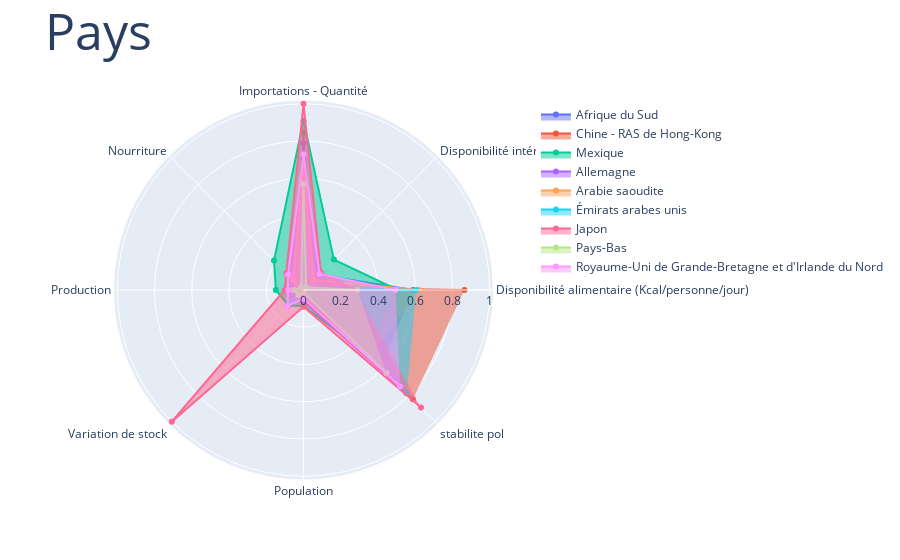

Write notebook code for a chart like this one.
### Code cell
fig = go.Figure()
for index,val in cluster_.iterrows():
    fig.add_trace(go.Scatterpolar(
        r = val,
        theta = cluster_.columns,
        fill = 'toself',
        name = index
    ))

fig.update_layout(
    title=dict(text ="Pays",font = dict(size=50))
    )
fig.show()

### Figure 1 — Plotly figure (JSON) as saved in the notebook; plotly's stock layout.template omitted (floating-point values rounded to 4 significant figures)
{"data": [{"fill": "toself", "name": "Afrique du Sud", "r": [0.5885, 0.1159, 0.4808, 0.1123, 0.07607, 0.1217, 0.04008, 0.5859], "theta": ["Disponibilité alimentaire (Kcal/personne/jour)", "Disponibilité intérieure", "Importations - Quantité", "Nourriture", "Production", "Variation de stock", "Population", "stabilite pol"], "type": "scatterpolar"}, {"fill": "toself", "name": "Chine - RAS de Hong-Kong", "r": [0.8642, 0.01522, 0.8485, 0.02149, 0.001095, 0.1094, 0.005105, 0.8304], "theta": ["Disponibilité alimentaire (Kcal/personne/jour)", "Disponibilité intérieure", "Importations - Quantité", "Nourriture", "Production", "Variation de stock", "Population", "stabilite pol"], "type": "scatterpolar"}, {"fill": "toself", "name": "Mexique", "r": [0.5062, 0.2309, 0.9093, 0.2241, 0.1483, 0.1155, 0.08777, 0.4714], "theta": ["Disponibilité alimentaire (Kcal/personne/jour)", "Disponibilité intérieure", "Importations - Quantité", "Nourriture", "Production", "Variation de stock", "Population", "stabilite pol"], "type": "scatterpolar"}, {"fill": "toself", "name": "Allemagne", "r": [0.2922, 0.09511, 0.7877, 0.08879, 0.06909, 0.09202, 0.05813, 0.7775], "theta": ["Disponibilité alimentaire (Kcal/personne/jour)", "Disponibilité intérieure", "Importations - Quantité", "Nourriture", "Production", "Variation de stock", "Population", "stabilite pol"], "type": "scatterpolar"}, {"fill": "toself", "name": "Arabie saoudite", "r": [0.6214, 0.07846, 0.6754, 0.07918, 0.02811, 0.01125, 0.02326, 0.5066], "theta": ["Disponibilité alimentaire (Kcal/personne/jour)", "Disponibilité intérieure", "Importations - Quantité", "Nourriture", "Production", "Variation de stock", "Population", "stabilite pol"], "type": "scatterpolar"}, {"fill": "toself", "name": "Émirats arabes unis", "r": [0.6049, 0.02245, 0.4051, 0.02265, 0.00219, 0.09509, 0.00664, 0.7841], "theta": ["Disponibilité alimentaire (Kcal/personne/jour)", "Disponibilité intérieure", "Importations - Quantité", "Nourriture", "Production", "Variation de stock", "Population", "stabilite pol"], "type": "scatterpolar"}, {"fill": "toself", "name": "Japon", "r": [0.2757, 0.1321, 1, 0.1302, 0.1011, 1, 0.08969, 0.8921], "theta": ["Disponibilité alimentaire (Kcal/personne/jour)", "Disponibilité intérieure", "Importations - Quantité", "Nourriture", "Production", "Variation de stock", "Population", "stabilite pol"], "type": "scatterpolar"}, {"fill": "toself", "name": "Pays-Bas", "r": [0.2881, 0.02026, 0.5688, 0.01901, 0.0502, 0.03783, 0.01194, 0.6304], "theta": ["Disponibilité alimentaire (Kcal/personne/jour)", "Disponibilité intérieure", "Importations - Quantité", "Nourriture", "Production", "Variation de stock", "Population", "stabilite pol"], "type": "scatterpolar"}, {"fill": "toself", "name": "Royaume-Uni de Grande-Bretagne et d'Irlande du Nord", "r": [0.4938, 0.1222, 0.7287, 0.1176, 0.08278, 0.1217, 0.04692, 0.7335], "theta": ["Disponibilité alimentaire (Kcal/personne/jour)", "Disponibilité intérieure", "Importations - Quantité", "Nourriture", "Production", "Variation de stock", "Population", "stabilite pol"], "type": "scatterpolar"}], "layout": {"title": {"font": {"size": 50}, "text": "Pays"}}}
